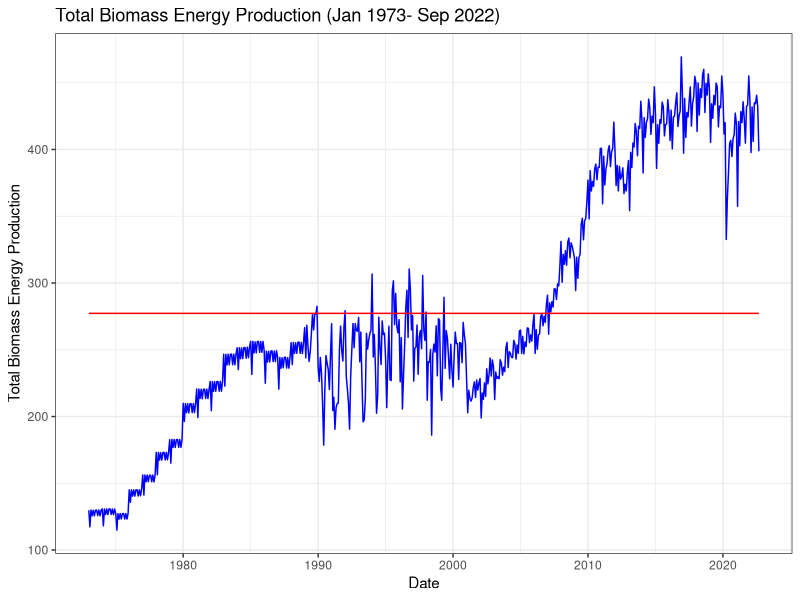
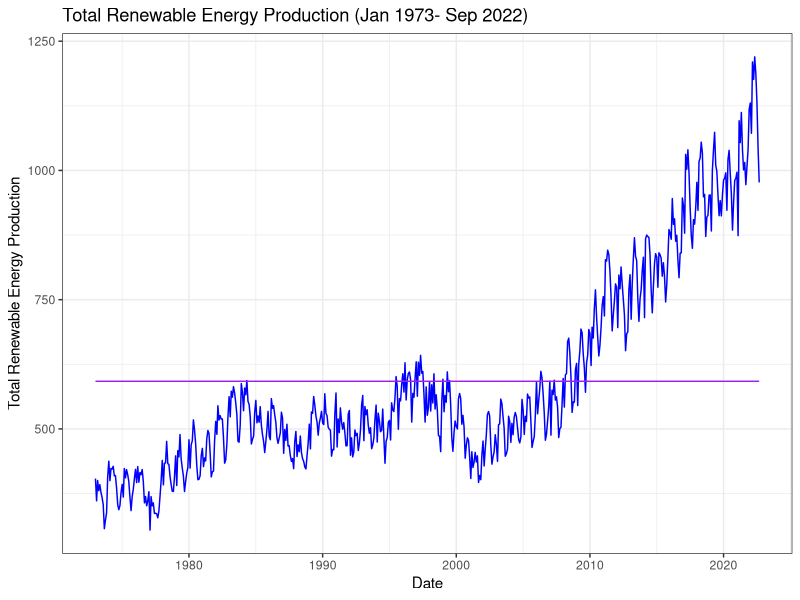
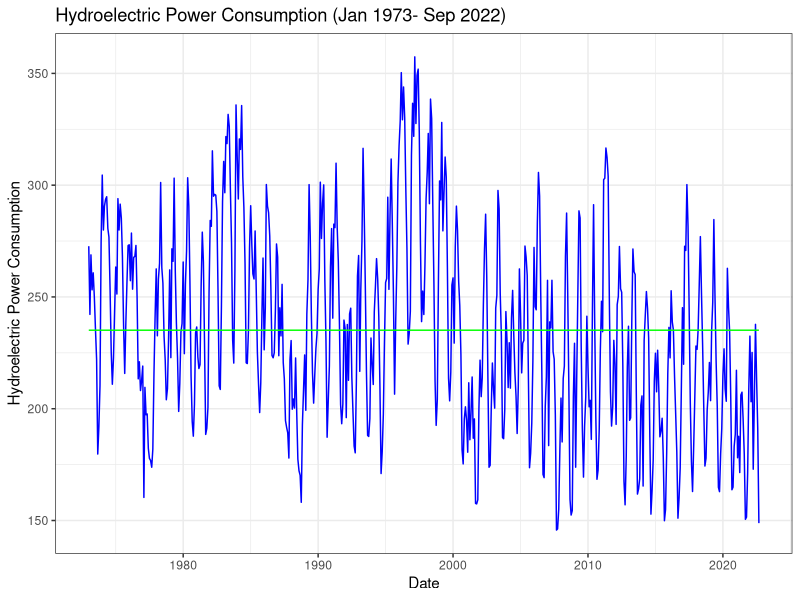
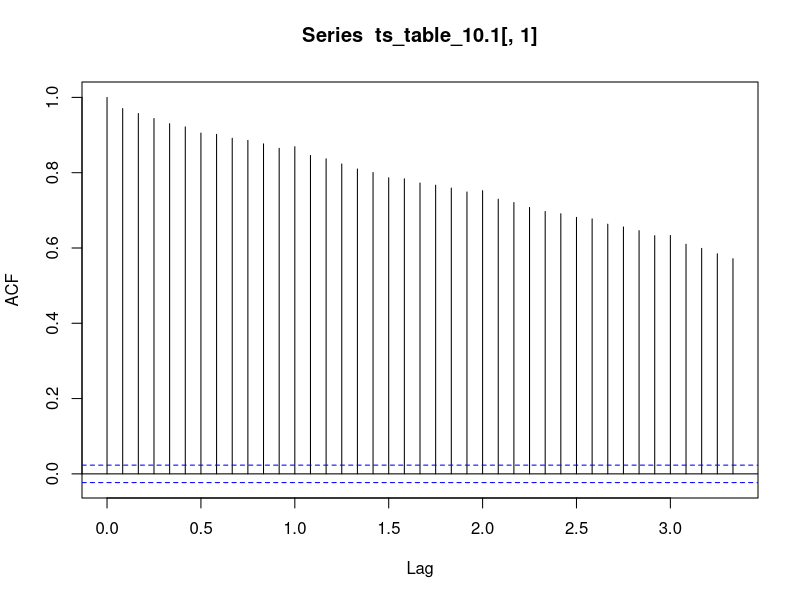
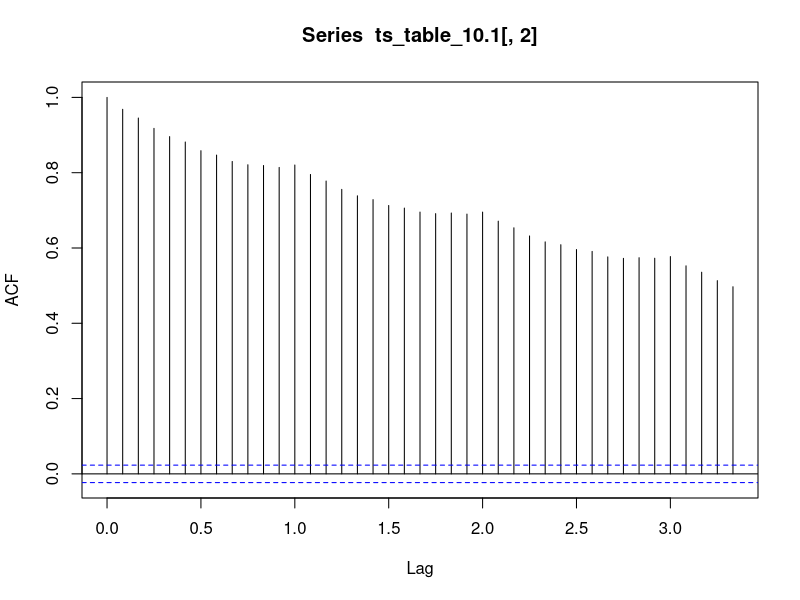
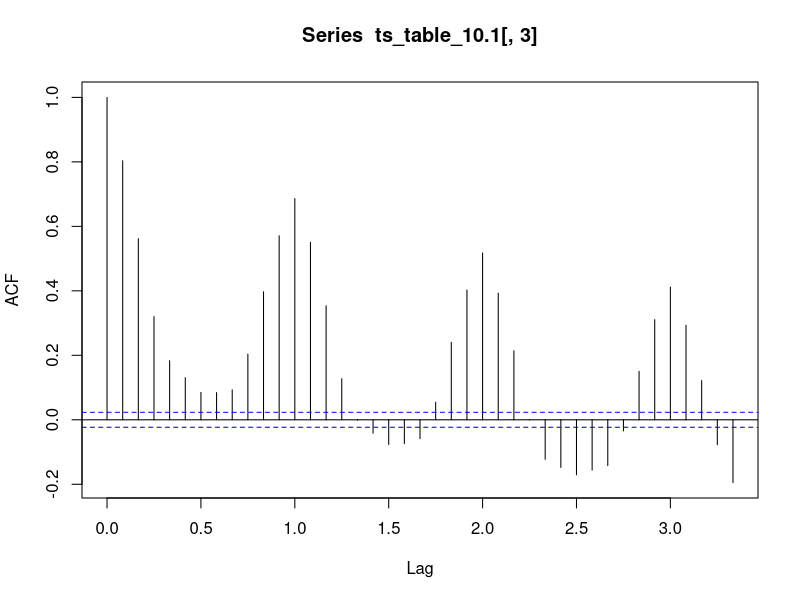
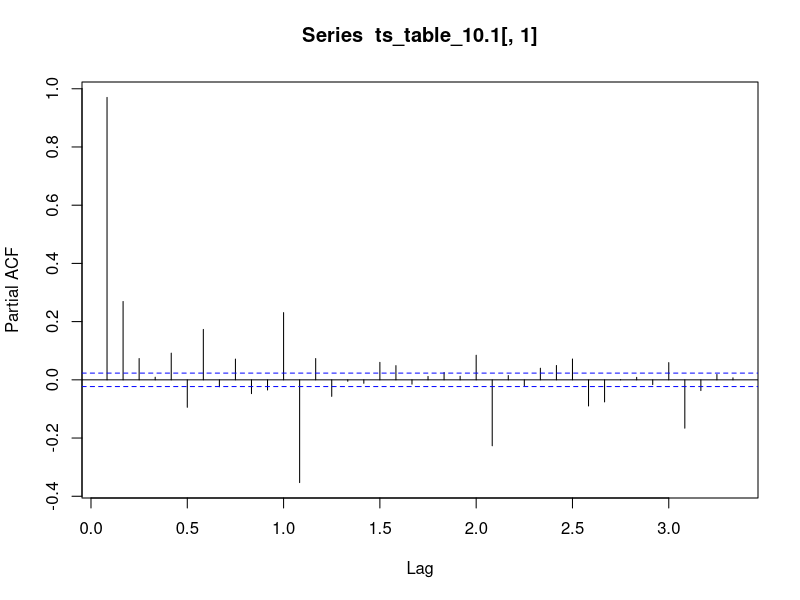
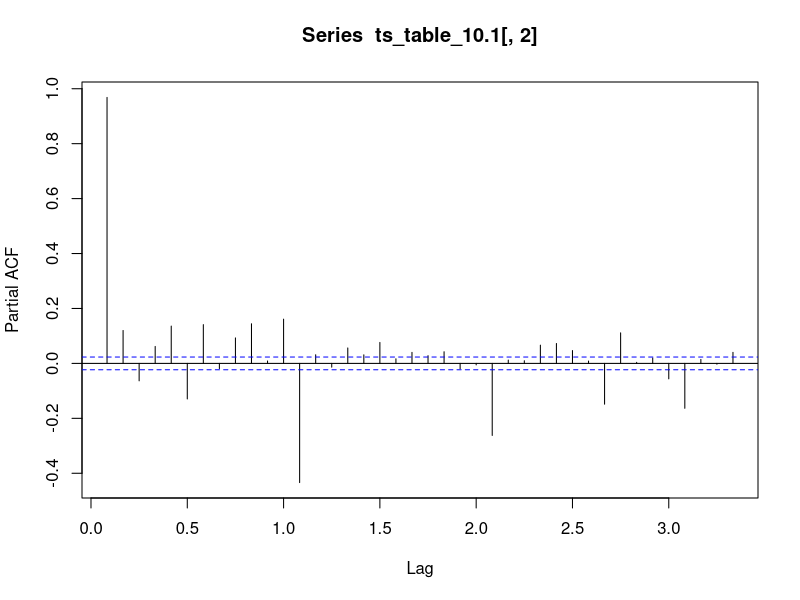

Write R code to recreate these figures, in order.
## ---- chunk 1
#Load/install required package here
library(forecast)
#install.packages("tseries")
#install.packages("dplyr")
library(dplyr)
library(tseries)
library(lubridate)
library(ggplot2)
## ---- chunk 2
#Importing data set
table_10.1<- read.table(file= "./Data/Table_10.1_Renewable_Energy_Production_and_Consumption_by_Source-Edit.csv",
                        header=TRUE,dec = ".",sep=",",stringsAsFactors = TRUE)
## ---- chunk 3
table_10.1<- table_10.1[, c("Month", "Total.Biomass.Energy.Production", "Total.Renewable.Energy.Production", "Hydroelectric.Power.Consumption")]
head(table_10.1)
str(table_10.1)
date<- ym(table_10.1$Month)
table_10.1<-cbind(date, table_10.1[,2:4])
## ---- chunk 4
ts_table_10.1<- ts(table_10.1[,2:4], start = 1, end = 597, frequency = 12)
## ---- chunk 5
mean(ts_table_10.1[,1])
sd(ts_table_10.1[,1])
mean(ts_table_10.1[,2])
sd(ts_table_10.1[,2])
mean(ts_table_10.1[,3])
sd(ts_table_10.1[,3])
## ---- chunk 6
ggplot(table_10.1, aes(x=date, y=Total.Biomass.Energy.Production)) +
            geom_line(color="blue")+ geom_line(aes(y= mean(Total.Biomass.Energy.Production)), color = "red")+
  xlab("Date")+ ylab("Total Biomass Energy Production")+ ggtitle("Total Biomass Energy Production (Jan 1973- Sep 2022)")+
  theme_bw()
#This plot shows that biomass production has increased over the years, 
#with a mean of 277.25 from 1973-2022.

ggplot(table_10.1, aes(x=date, y=Total.Renewable.Energy.Production)) +
            geom_line(color="blue")+ geom_line(aes(y= mean(Total.Renewable.Energy.Production)), color = "purple")+
  xlab("Date")+ ylab("Total Renewable Energy Production")+ ggtitle("Total Renewable Energy Production (Jan 1973- Sep 2022)")+
  theme_bw()
#This plot shows that renewable energy production has increased over the years,
#with a mean of  592.16 from 1973-2022. There has been a sharp increase from roughly the year 2010.

ggplot(table_10.1, aes(x=date, y=Hydroelectric.Power.Consumption)) +
            geom_line(color="blue")+ geom_line(aes(y= mean(Hydroelectric.Power.Consumption)), color = "green")+
  xlab("Date")+ ylab("Hydroelectric Power Consumption")+ ggtitle("Hydroelectric Power Consumption (Jan 1973- Sep 2022)")+
  theme_bw()
#This plot shows that hydroelectric power consumption has slightly trended down from 1973-2022, 
#with the mean of 225.11. There is seasonal fluctuations of consumption. 
## ---- chunk 7
cor(ts_table_10.1[, c(1,2,3)])
cor.test(ts_table_10.1[,1], ts_table_10.1[,2])
#total biomass production and total renewable energy production are significantly correlated, 
#with cor=0.919, and p value of < 0.05. Since biomass is a renewable energy source, 
#the rise in biomass production also relates to total renewable energy production. 
#However, just because these two variables are correlated, it does not mean that the
#rise in total renewable energy is caused by a rise in biomass production.
cor.test(ts_table_10.1[,2], ts_table_10.1[,3])
#there is a slight negative correlation between total renewable energy production and
#hydroelectric power consumption of -0.097. This correlation is
#significant with a p value of <0.05. 
cor.test(ts_table_10.1[,1], ts_table_10.1[,3])
#There is a moderate negative correlation between total biomass production and hydroelectric
#power consumption of -0.299. This correlation is significant with a p value of <0.05. 
## ---- chunk 8
acf(ts_table_10.1[,1],lag.max = 40)
acf(ts_table_10.1[,2],lag.max = 40)
acf(ts_table_10.1[,3], lag.max = 40)
#total biomass production and total renewable energy production have similar behaviors. 
#Since both of these variables increased with time, as you go further out in the lag, 
#the autocorrelation decreased. The autocorrelation is very strong even after 40 lags.

#hydroelectric consumption had a cyclical autocorrelation as the lags increased. This means 
#that hydroelectric consumption has a seasonality to it. Even after 40 lags, it is still has
#significant autocorrelation.
## ---- chunk 9
pacf(ts_table_10.1[,1],lag.max = 40)
pacf(ts_table_10.1[,2],lag.max = 40)
pacf(ts_table_10.1[,3], lag.max = 40)

#these plots differ in that there is a muted trend or pattern with the pacf compared to acf. 
#This is because the intermediate variable is removed. The intermediate value has a strong
#influence over the correlation.
